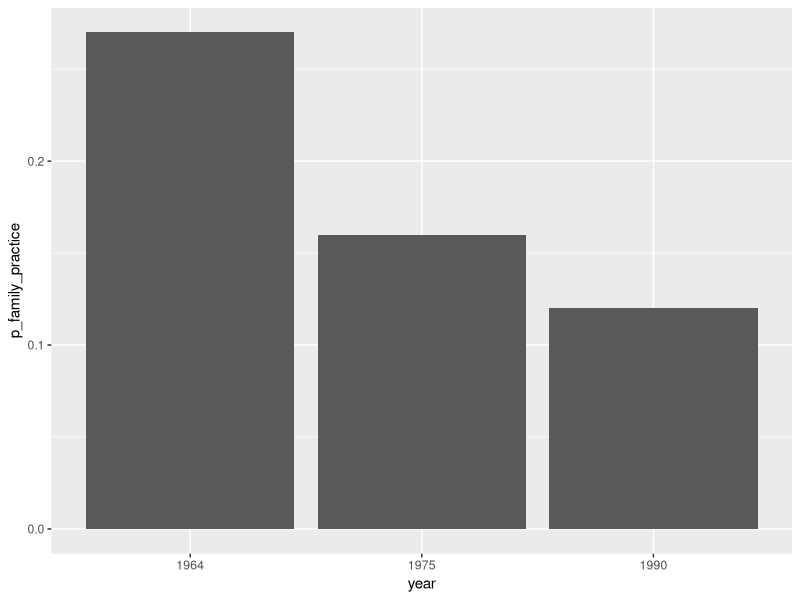
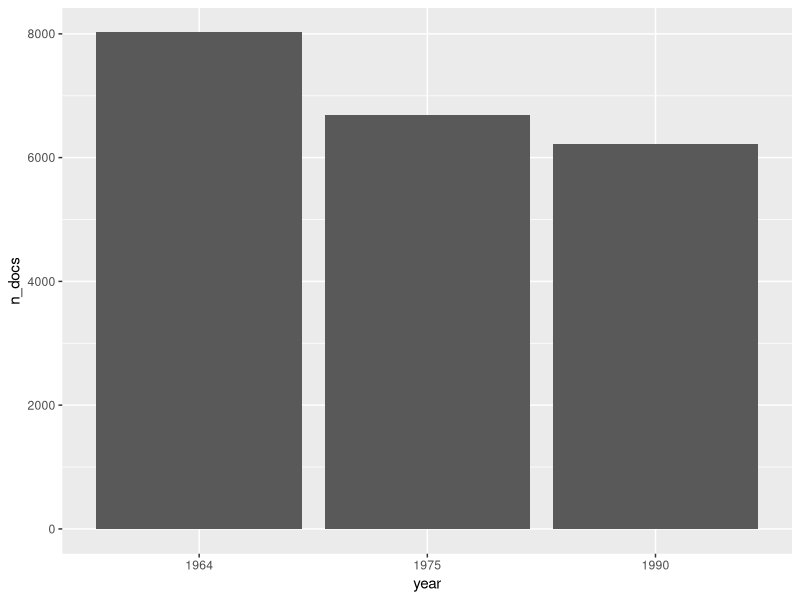
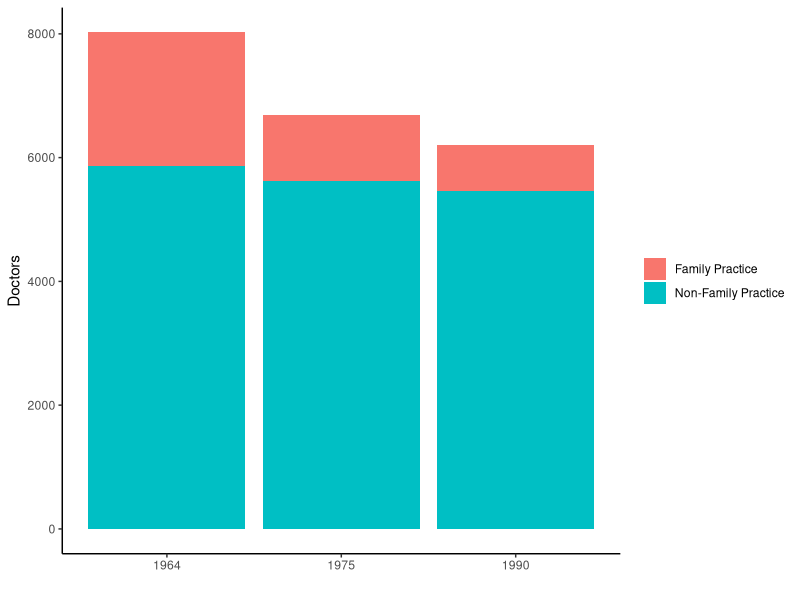
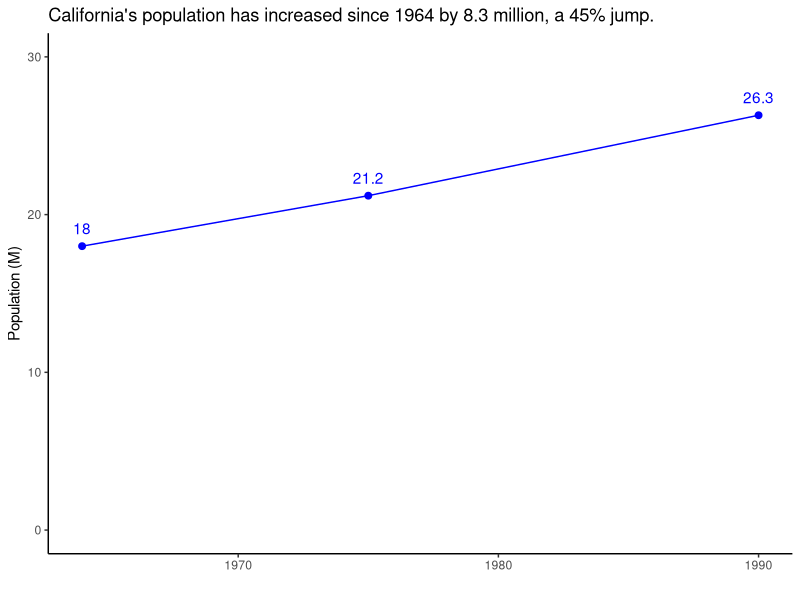
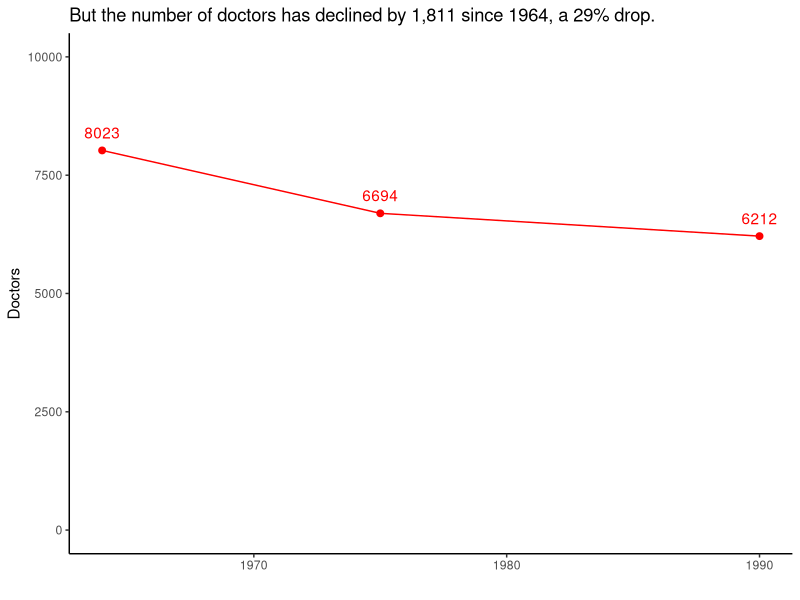

The R script that drew these images, in order:
## ---- chunk 1
#| echo: true
p_family_practice <- c(.27, .16, .12)
year <- c(1964, 1975, 1990)
ratio_to_pop <- c(2247, 3167, 4232)
n_docs <- c(8023, 6694, 6212)

docs_df <- data.frame(year, p_family_practice, ratio_to_pop, n_docs)
## ---- chunk 2
library(ggplot2)
library(dplyr)
docs_df |>
  mutate(year = factor(year)) |>
  ggplot() +
  aes(x = year, p_family_practice) +
  geom_bar(stat = "identity")
## ---- chunk 3
docs_df |>
  mutate(year = factor(year)) |>
  ggplot() +
  aes(x = year, n_docs) +
  geom_bar(stat = "identity")
## ---- chunk 4
#| echo: true

n_family <- n_docs*p_family_practice
n_non_family <- n_docs*(1 - p_family_practice)
n_docs_specialty <- c(n_family, n_non_family)
years <- rep(year, 2)
specialty <- rep(c("Family Practice", "Non-Family Practice"), each = length(year))

docs_df_new <- data.frame(years, specialty, n_docs = n_docs_specialty)
## ---- chunk 5
#| label: fig-docs-by-specialty
#| fig-cap: "Doctors in California by speciality 1964-1990."
#| echo: true
docs_df_new |>
  mutate(years = factor(years)) |>
  ggplot() +
  aes(x = years, y = n_docs, fill = specialty) +
  geom_bar(stat = "identity") +
  ylab("Doctors") +
  xlab("") +
  theme_classic() +
  theme(legend.title = element_blank())
## ---- chunk 6
total_pop <- n_docs*ratio_to_pop
pop <- c(total_pop, n_docs)
docs_general <- rep(c("Non-doctors", "Doctors"), each = 3)

docs_df_another <- data.frame(years, docs_general, pop)
## ---- chunk 7
#| label: fig-docs-as-p-population
#| fig-cap: "California population 1964-1990."
#| echo: true
docs_df_another |>
  mutate(pop_millions = round(pop/1e6, digits = 1)) |>
  filter(docs_general == "Non-doctors") |>
  ggplot() +
  aes(x = years, y = pop_millions) +
  geom_point(color = "blue", size = 2) +
  geom_line(color = "blue") +
  geom_text(aes(label = pop_millions), vjust = -1, color = "blue") +
  ylab("Population (M)") +
  xlab("") +
  ylim(0, 30) +
  theme_classic() +
  ggtitle("California's population has increased since 1964 by 8.3 million, a 45% jump.")
## ---- chunk 8
#| label: fig-population
#| fig-cap: "California doctors 1964-1990."
#| echo: true
docs_df_another |>
  # mutate(years = factor(years)) |>
  filter(docs_general == "Doctors") |>
  ggplot() +
  aes(x = years, y = pop) +
  geom_point(color = "red", size = 2) +
  geom_line(color = "red") +
  geom_text(aes(label = pop), vjust = -1, color = "red") +
  ylab("Doctors") +
  xlab("") +
  ylim(0, 10000) +
  theme_classic() +
  theme(legend.title = element_blank()) +
  ggtitle("But the number of doctors has declined by 1,811 since 1964, a 29% drop.")
